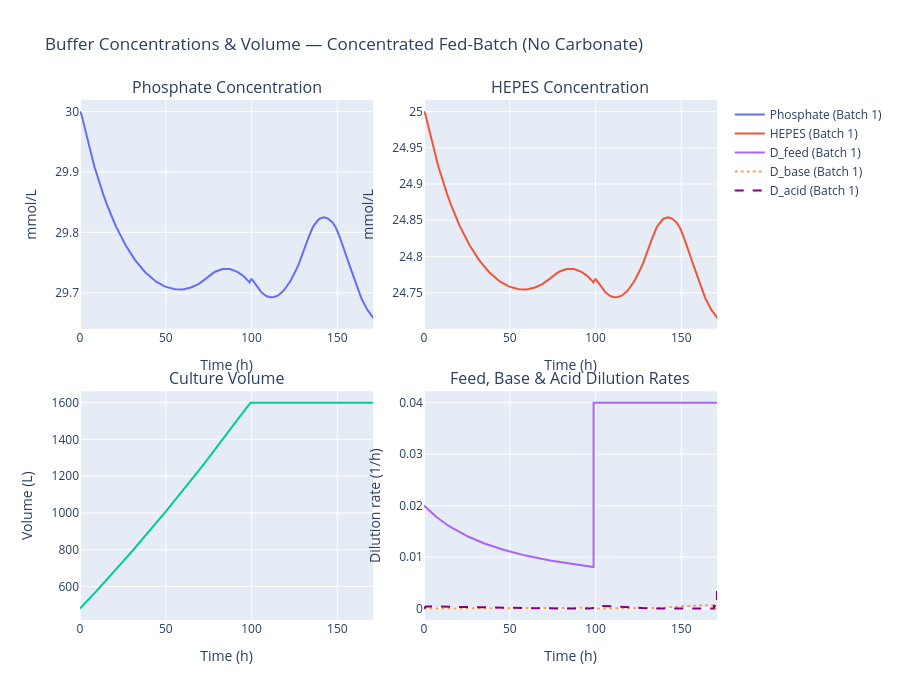
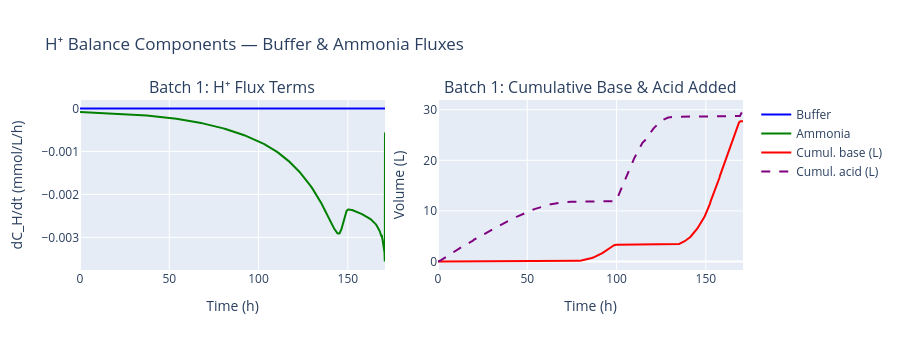

Write notebook code for charts like these, in order.
### Code cell
# ── Post-simulation validation visualizations for the concentrated fed-batch ──

from plotly.subplots import make_subplots
import plotly.graph_objects as go

# Extract per-batch data for convenience
batches = sim_cfb.data.batches
n_batches = len(batches)

# ── Figure 1: Buffer concentrations across all batches ──────────────────────
fig_buf = make_subplots(
    rows=2, cols=2,
    subplot_titles=(
        'Phosphate Concentration', 'HEPES Concentration',
        'Culture Volume', 'Feed, Base & Acid Dilution Rates',
    ),
    vertical_spacing=0.12, horizontal_spacing=0.08,
)
for i, b in enumerate(batches):
    t = b.t_points
    label = f'Batch {i+1}'
    fig_buf.add_trace(go.Scatter(x=t, y=b.y_points[11, :], name=f'Phosphate ({label})',
                                  legendgroup=label, line=dict(dash='solid')), row=1, col=1)
    fig_buf.add_trace(go.Scatter(x=t, y=b.y_points[12, :], name=f'HEPES ({label})',
                                  legendgroup=label, line=dict(dash='solid')), row=1, col=2)
    fig_buf.add_trace(go.Scatter(x=t, y=b.y_points[5, :], name=f'V ({label})',
                                  legendgroup=label, showlegend=False), row=2, col=1)
    fig_buf.add_trace(go.Scatter(x=t, y=b.D_list, name=f'D_feed ({label})',
                                  legendgroup=label, line=dict(dash='solid')), row=2, col=2)
    fig_buf.add_trace(go.Scatter(x=t, y=b.D_base_list, name=f'D_base ({label})',
                                  legendgroup=label, line=dict(dash='dot')), row=2, col=2)
    if b.D_acid_list is not None:
        fig_buf.add_trace(go.Scatter(x=t, y=b.D_acid_list, name=f'D_acid ({label})',
                                      legendgroup=label, line=dict(dash='dash', color='purple')), row=2, col=2)
fig_buf.update_layout(height=700, title='Buffer Concentrations & Volume — Concentrated Fed-Batch (No Carbonate)')
fig_buf.update_xaxes(title_text='Time (h)')
fig_buf.update_yaxes(title_text='mmol/L', row=1, col=1)
fig_buf.update_yaxes(title_text='mmol/L', row=1, col=2)
fig_buf.update_yaxes(title_text='Volume (L)', row=2, col=1)
fig_buf.update_yaxes(title_text='Dilution rate (1/h)', row=2, col=2)
fig_buf.show()

# ── Figure 2: H⁺ balance — buffer & ammonia fluxes ─────────────────────────
fig_h = make_subplots(
    rows=n_batches, cols=2,
    subplot_titles=[item for b_idx in range(n_batches) for item in
                    [f'Batch {b_idx+1}: H⁺ Flux Terms', f'Batch {b_idx+1}: Cumulative Base & Acid Added']],
    vertical_spacing=0.10, horizontal_spacing=0.08,
)
for i, b in enumerate(batches):
    t = b.t_points
    row = i + 1
    # dC_H/dt contributions
    fig_h.add_trace(go.Scatter(x=t, y=b.dC_H_dt_from_buffer_list,
                                name='Buffer', line=dict(color='blue')), row=row, col=1)
    fig_h.add_trace(go.Scatter(x=t, y=b.dC_H_dt_from_Amm_list,
                                name='Ammonia', line=dict(color='green')), row=row, col=1)
    # Cumulative base and acid volume added (integrate D_base * V and D_acid * V over time)
    if len(t) > 1:
        cum_base = np.cumsum(b.D_base_list * b.y_points[5, :] * np.gradient(t))
        fig_h.add_trace(go.Scatter(x=t, y=cum_base, name='Cumul. base (L)',
                                    line=dict(color='red')), row=row, col=2)
        if b.D_acid_list is not None:
            cum_acid = np.cumsum(b.D_acid_list * b.y_points[5, :] * np.gradient(t))
            fig_h.add_trace(go.Scatter(x=t, y=cum_acid, name='Cumul. acid (L)',
                                        line=dict(color='purple', dash='dash')), row=row, col=2)
fig_h.update_layout(height=350 * n_batches, title='H⁺ Balance Components — Buffer & Ammonia Fluxes')
fig_h.update_xaxes(title_text='Time (h)')
fig_h.update_yaxes(title_text='dC_H/dt (mmol/L/h)', col=1)
fig_h.update_yaxes(title_text='Volume (L)', col=2)
fig_h.show()

# ── Figure 3: Gas control — verify carbonate is disabled ───────────────────
fig_ctrl = make_subplots(
    rows=2, cols=2,
    subplot_titles=('Dissolved O₂', 'Dissolved CO₂ (should be ~0)',
                    'kLa', 'OTR / CTR'),
    vertical_spacing=0.12, horizontal_spacing=0.08,
)
for i, b in enumerate(batches):
    t = b.t_points
    label = f'Batch {i+1}'
    fig_ctrl.add_trace(go.Scatter(x=t, y=b.y_points[6, :], name=f'C_O2 ({label})'), row=1, col=1)
    fig_ctrl.add_trace(go.Scatter(x=t, y=b.y_points[7, :], name=f'C_CT ({label})'), row=1, col=2)
    fig_ctrl.add_trace(go.Scatter(x=t, y=b.kLa_list, name=f'kLa ({label})'), row=2, col=1)
    fig_ctrl.add_trace(go.Scatter(x=t, y=b.OTR_list, name=f'OTR ({label})'), row=2, col=2)
    fig_ctrl.add_trace(go.Scatter(x=t, y=b.CTR_list, name=f'CTR ({label})',
                                   line=dict(dash='dot')), row=2, col=2)
fig_ctrl.update_layout(height=600, title='Gas Control — Verify Carbonate is Disabled (C_CT ≈ 0)')
fig_ctrl.update_xaxes(title_text='Time (h)')
fig_ctrl.update_yaxes(title_text='mmol/L', row=1, col=1)
fig_ctrl.update_yaxes(title_text='mmol/L', row=1, col=2)
fig_ctrl.update_yaxes(title_text='kLa (1/h)', row=2, col=1)
fig_ctrl.update_yaxes(title_text='Rate (mmol/L/h)', row=2, col=2)
fig_ctrl.show()

# ── Figure 4: Biomass & metabolites (context for buffer demand) ────────────
fig_bio = make_subplots(
    rows=2, cols=2,
    subplot_titles=('Viable Cell Density', 'Glucose & Lactate',
                    'Glutamine & Ammonia', 'Osmolality'),
    vertical_spacing=0.12, horizontal_spacing=0.08,
)
for i, b in enumerate(batches):
    t = b.t_points
    label = f'Batch {i+1}'
    fig_bio.add_trace(go.Scatter(x=t, y=b.y_points[0, :], name=f'Xv ({label})'), row=1, col=1)
    fig_bio.add_trace(go.Scatter(x=t, y=b.y_points[1, :], name=f'Glc ({label})'), row=1, col=2)
    fig_bio.add_trace(go.Scatter(x=t, y=b.y_points[3, :], name=f'Lac ({label})',
                                  line=dict(dash='dot')), row=1, col=2)
    fig_bio.add_trace(go.Scatter(x=t, y=b.y_points[2, :], name=f'Gln ({label})'), row=2, col=1)
    fig_bio.add_trace(go.Scatter(x=t, y=b.y_points[4, :], name=f'Amm ({label})',
                                  line=dict(dash='dot')), row=2, col=1)
    fig_bio.add_trace(go.Scatter(x=t, y=b.osm_list, name=f'Osm ({label})'), row=2, col=2)
fig_bio.update_layout(height=600, title='Biomass & Metabolites — Context for Buffer Demand')
fig_bio.update_xaxes(title_text='Time (h)')
fig_bio.update_yaxes(title_text='cells/L', row=1, col=1)
fig_bio.update_yaxes(title_text='mmol/L', row=1, col=2)
fig_bio.update_yaxes(title_text='mmol/L', row=2, col=1)
fig_bio.update_yaxes(title_text='mOsm', row=2, col=2)
fig_bio.show()

# ── Print summary table ────────────────────────────────────────────────────
print('\n' + '='*80)
print('CONCENTRATED FED-BATCH BUFFER VALIDATION SUMMARY (No Carbonate)')
print('='*80)
for i, b in enumerate(batches):
    t = b.t_points
    phos_init, phos_final = b.y_points[11, 0], b.y_points[11, -1]
    hepes_init, hepes_final = b.y_points[12, 0], b.y_points[12, -1]
    c_ct_final = b.y_points[7, -1]
    d_base_max = np.max(b.D_base_list)
    d_buf_max = np.max(np.abs(b.dC_H_dt_from_buffer_list))
    d_amm_max = np.max(np.abs(b.dC_H_dt_from_Amm_list))
    print(f'\nBatch {i+1}:')
    print(f'  Phosphate:  init={phos_init:.3f}  final={phos_final:.3f}  Δ={phos_final-phos_init:+.4f} mmol/L')
    print(f'  HEPES:      init={hepes_init:.3f}  final={hepes_final:.3f}  Δ={hepes_final-hepes_init:+.4f} mmol/L')
    print(f'  C_CT final: {c_ct_final:.4e} mmol/L  (should be ≈0, carbonate disabled)')
    print(f'  D_base max: {d_base_max:.4e} 1/h')
    if b.D_acid_list is not None:
        d_acid_max = np.max(b.D_acid_list)
        cum_acid_L = np.sum(b.D_acid_list * b.y_points[5, :] * np.gradient(t))
        print(f'  D_acid max: {d_acid_max:.4e} 1/h')
        print(f'  Cumul. acid added: {cum_acid_L:.6e} L')
    print(f'  |dC_H/dt from buffer| max: {d_buf_max:.4e} mmol/L/h')
    print(f'  |dC_H/dt from NH₃|   max: {d_amm_max:.4e} mmol/L/h')
    print(f'  Duration: {t[-1]:.1f} h')
    print(f'  Termination:  {b.termination_reason}')
    print(f'  STY: {sim_cfb.data.summary_stats.get("STY_kg_m3_day", "N/A")}')
print('\n✓ All buffer visualizations generated.')

### Figure 1 — Plotly figure (JSON) as saved in the notebook; plotly's stock layout.template omitted (floating-point values rounded to 4 significant figures; data arrays with more than 128 entries replaced by an {"elided": "..."} marker saying what was removed)
{"data": [{"legendgroup": "Batch 1", "line": {"dash": "solid"}, "name": "Phosphate (Batch 1)", "type": "scatter", "x": {"elided": "518 float values"}, "xaxis": "x", "y": {"elided": "518 float values"}, "yaxis": "y"}, {"legendgroup": "Batch 1", "line": {"dash": "solid"}, "name": "HEPES (Batch 1)", "type": "scatter", "x": {"elided": "518 float values"}, "xaxis": "x2", "y": {"elided": "518 float values"}, "yaxis": "y2"}, {"legendgroup": "Batch 1", "name": "V (Batch 1)", "showlegend": false, "type": "scatter", "x": {"elided": "518 float values"}, "xaxis": "x3", "y": {"elided": "518 float values"}, "yaxis": "y3"}, {"legendgroup": "Batch 1", "line": {"dash": "solid"}, "name": "D_feed (Batch 1)", "type": "scatter", "x": {"elided": "518 float values"}, "xaxis": "x4", "y": {"elided": "518 float values"}, "yaxis": "y4"}, {"legendgroup": "Batch 1", "line": {"dash": "dot"}, "name": "D_base (Batch 1)", "type": "scatter", "x": {"elided": "518 float values"}, "xaxis": "x4", "y": {"elided": "518 float values"}, "yaxis": "y4"}, {"legendgroup": "Batch 1", "line": {"color": "purple", "dash": "dash"}, "name": "D_acid (Batch 1)", "type": "scatter", "x": {"elided": "518 float values"}, "xaxis": "x4", "y": {"elided": "518 float values"}, "yaxis": "y4"}], "layout": {"annotations": [{"font": {"size": 16}, "showarrow": false, "text": "Phosphate Concentration", "x": 0.23, "xanchor": "center", "xref": "paper", "y": 1, "yanchor": "bottom", "yref": "paper"}, {"font": {"size": 16}, "showarrow": false, "text": "HEPES Concentration", "x": 0.77, "xanchor": "center", "xref": "paper", "y": 1, "yanchor": "bottom", "yref": "paper"}, {"font": {"size": 16}, "showarrow": false, "text": "Culture Volume", "x": 0.23, "xanchor": "center", "xref": "paper", "y": 0.44, "yanchor": "bottom", "yref": "paper"}, {"font": {"size": 16}, "showarrow": false, "text": "Feed, Base & Acid Dilution Rates", "x": 0.77, "xanchor": "center", "xref": "paper", "y": 0.44, "yanchor": "bottom", "yref": "paper"}], "height": 700, "title": {"text": "Buffer Concentrations & Volume — Concentrated Fed-Batch (No Carbonate)"}, "xaxis": {"anchor": "y", "domain": [0, 0.46], "title": {"text": "Time (h)"}}, "xaxis2": {"anchor": "y2", "domain": [0.54, 1], "title": {"text": "Time (h)"}}, "xaxis3": {"anchor": "y3", "domain": [0, 0.46], "title": {"text": "Time (h)"}}, "xaxis4": {"anchor": "y4", "domain": [0.54, 1], "title": {"text": "Time (h)"}}, "yaxis": {"anchor": "x", "domain": [0.56, 1], "title": {"text": "mmol/L"}}, "yaxis2": {"anchor": "x2", "domain": [0.56, 1], "title": {"text": "mmol/L"}}, "yaxis3": {"anchor": "x3", "domain": [0, 0.44], "title": {"text": "Volume (L)"}}, "yaxis4": {"anchor": "x4", "domain": [0, 0.44], "title": {"text": "Dilution rate (1/h)"}}}}

### Figure 2 — Plotly figure (JSON) as saved in the notebook; plotly's stock layout.template omitted (floating-point values rounded to 4 significant figures; data arrays with more than 128 entries replaced by an {"elided": "..."} marker saying what was removed)
{"data": [{"line": {"color": "blue"}, "name": "Buffer", "type": "scatter", "x": {"elided": "518 float values"}, "xaxis": "x", "y": {"elided": "518 float values"}, "yaxis": "y"}, {"line": {"color": "green"}, "name": "Ammonia", "type": "scatter", "x": {"elided": "518 float values"}, "xaxis": "x", "y": {"elided": "518 float values"}, "yaxis": "y"}, {"line": {"color": "red"}, "name": "Cumul. base (L)", "type": "scatter", "x": {"elided": "518 float values"}, "xaxis": "x2", "y": {"elided": "518 float values"}, "yaxis": "y2"}, {"line": {"color": "purple", "dash": "dash"}, "name": "Cumul. acid (L)", "type": "scatter", "x": {"elided": "518 float values"}, "xaxis": "x2", "y": {"elided": "518 float values"}, "yaxis": "y2"}], "layout": {"annotations": [{"font": {"size": 16}, "showarrow": false, "text": "Batch 1: H⁺ Flux Terms", "x": 0.23, "xanchor": "center", "xref": "paper", "y": 1, "yanchor": "bottom", "yref": "paper"}, {"font": {"size": 16}, "showarrow": false, "text": "Batch 1: Cumulative Base & Acid Added", "x": 0.77, "xanchor": "center", "xref": "paper", "y": 1, "yanchor": "bottom", "yref": "paper"}], "height": 350, "title": {"text": "H⁺ Balance Components — Buffer & Ammonia Fluxes"}, "xaxis": {"anchor": "y", "domain": [0, 0.46], "title": {"text": "Time (h)"}}, "xaxis2": {"anchor": "y2", "domain": [0.54, 1], "title": {"text": "Time (h)"}}, "yaxis": {"anchor": "x", "domain": [0, 1], "title": {"text": "dC_H/dt (mmol/L/h)"}}, "yaxis2": {"anchor": "x2", "domain": [0, 1], "title": {"text": "Volume (L)"}}}}
